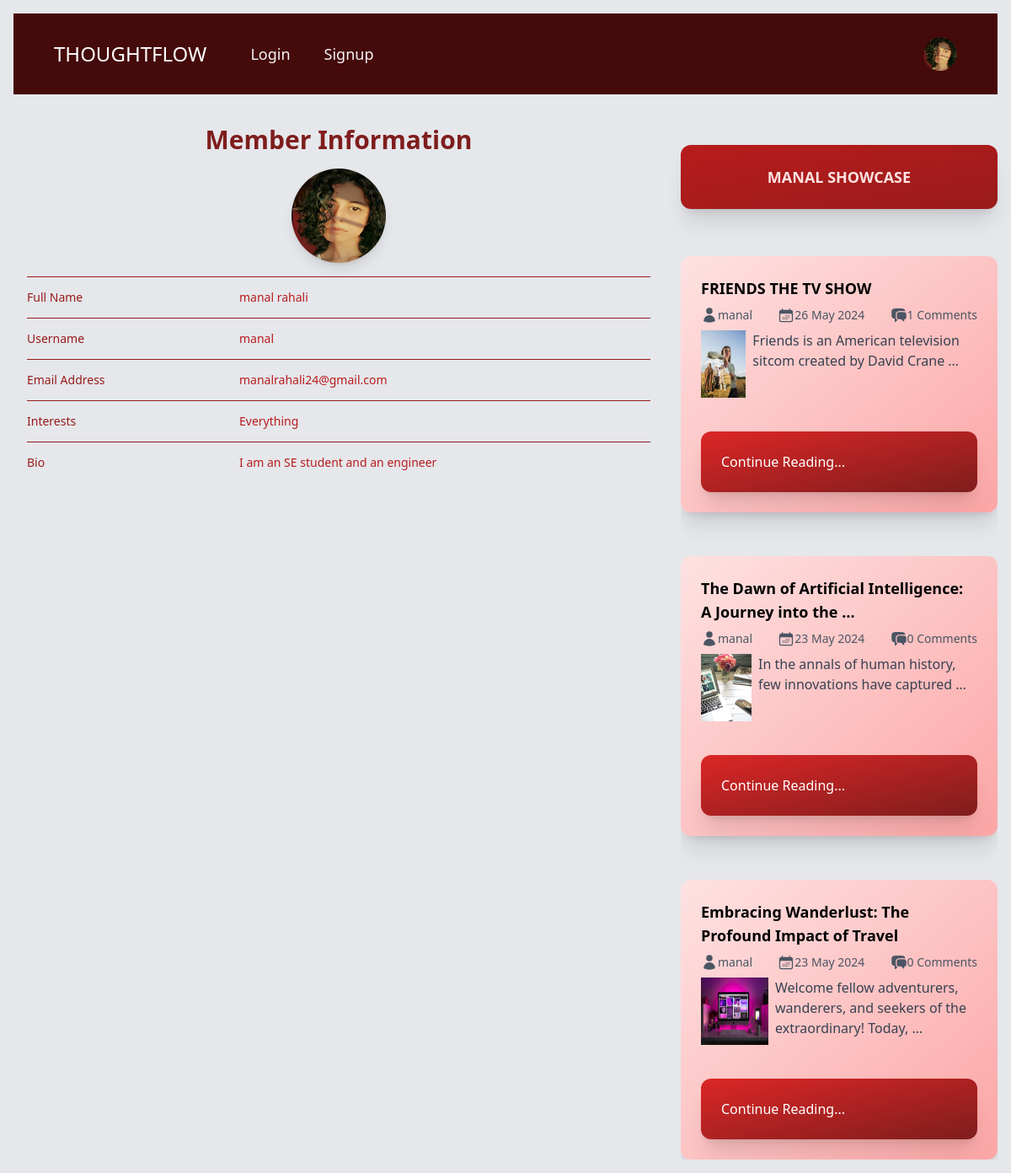
The page /auth/profile/manal/1/ on the database as committed earlier.
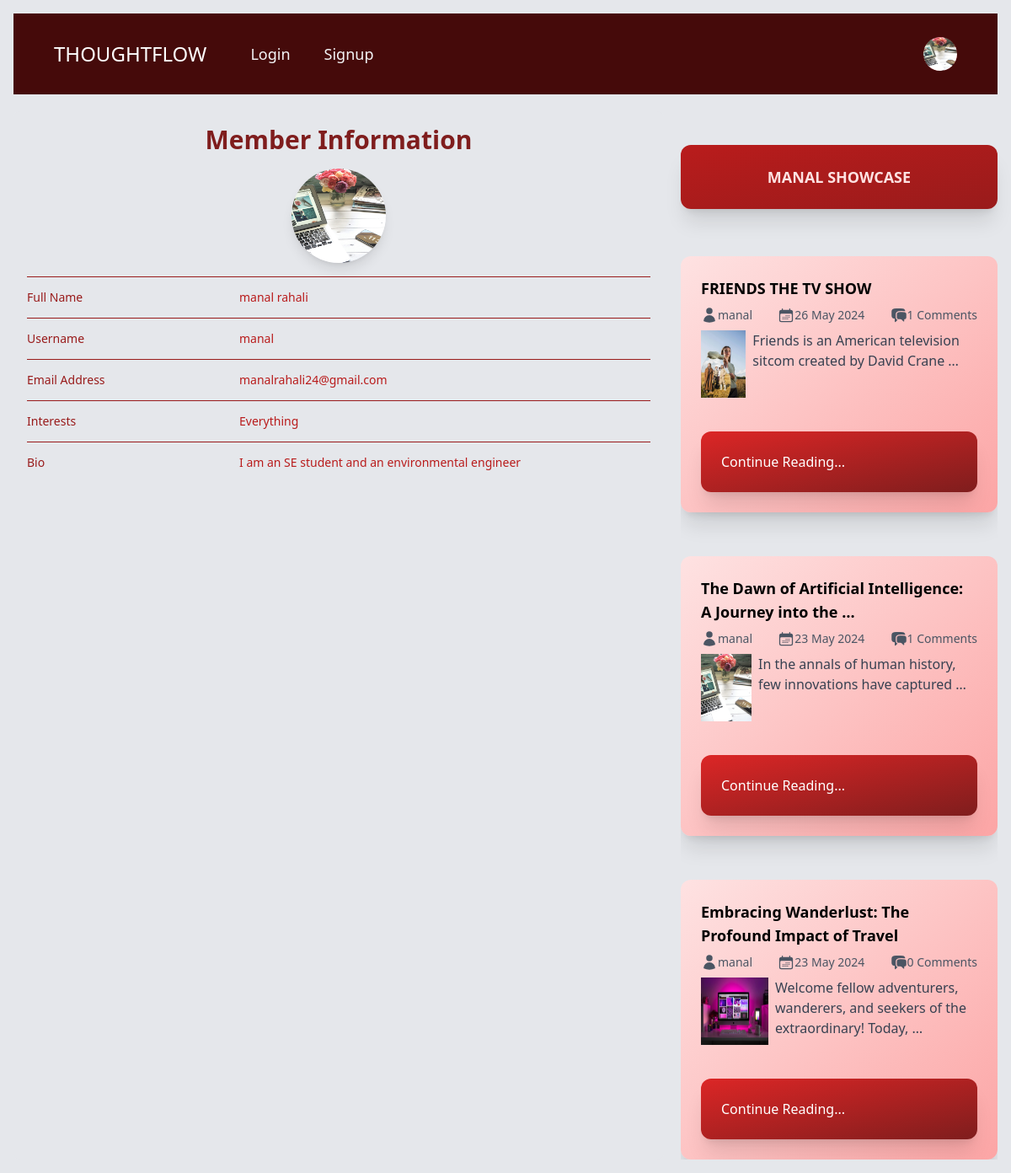
The same page on the database as committed later.
### profiles/models.py (models this page shows, shortened)
class Userprofile(models.Model):
    person = models.OneToOneField(User, on_delete=models.CASCADE, related_name='user_profile')
    about = models.TextField()
    talks_about = models.CharField(max_length=250, default='anything')
    avatar = models.ImageField(upload_to='profile_photos', default='user.jpg')
    @property
    def avatar_url(self):
        if self.avatar and hasattr(self.avatar, 'url'):
            return self.avatar.url
        return None

### base/models.py (models this page shows, shortened)
class Post(models.Model):
    id = models.UUIDField(primary_key=True, max_length=15, editable=False, default=uuid.uuid4)
    title = models.CharField(max_length=250)
    slug = models.SlugField(max_length=300, unique_for_date='created',
    null = True, blank=True)
    author = models.ForeignKey(User, on_delete=models.CASCADE)
    body = models.TextField()
    image = models.ImageField(upload_to='bg_img/', default='default_bg_img.jpg')
    category = models.CharField(max_length=100)
    created = models.DateTimeField(auto_now_add=True)
    updated = models.DateTimeField(auto_now=True)
    @property
    def images_url(self):
        try:
            if self.image and hasattr(self.image, 'url'):
                return self.image.url
        except Exception as e:
            return None
    class Meta:
        ordering = ['-created']
        indexes = [models.Index(fields=['created'])]

### profiles/views.py (the view)
# urls.py: path('profile/<str:username>/<str:id>/', views.user_profile,
def user_profile(request, username, id):
    user = get_object_or_404(User, username=username, id=id)
    posts = Post.objects.filter(author=user)
    profile = get_object_or_404(Userprofile, person=user)
    return render(request, 'profile.html', {
        'profile': profile,
        'posts': posts,
    })

### profiles/templates/profile.html (shortened to what this page needs)
{% load static %}
<!DOCTYPE html>
<html lang="en">
  <head>
    <link rel="stylesheet" href="{% static 'profiles.css' %}" />
  </head>
  <body class="p-4 bg-gray-200">
    <nav class="bg-red-950 p-4">
      <div class="mx-auto max-w-7xl px-4 sm:px-6 lg:px-8">
          <div class="flex h-16 items-center justify-between">
              <div class="flex items-center">
                  <div class="flex-shrink-0">
                      <a class="text-2xl text-white" href="{% url 'home' %}">THOUGHTFLOW</a>
                  </div>
                  <div class="hidden md:block">
                      <div class="ml-10 flex items-baseline space-x-4">
                          {% if user.is_authenticated %}
                          <a href="{% url 'create_post' %}" class="text-gray-100 hover:bg-red-900 hover:text-white rounded-md px-3 py-2 text-lg font-medium create-post-btn flex items-center justify-center transition-transform transform hover:scale-105 relative" aria-current="page">
                            <span>Create Post</span>
                            <span class="opacity-1 ml-2 transition-opacity duration-300">🖊️</span>
                          </a>
                          {% else %}
                          <a href="{% url 'login' %}" class="text-gray-100 hover:bg-gray-700 hover:text-white rounded-md px-3 py-2 text-lg font-medium">Login</a>
                          <a href="{% url 'register' %}" class="text-gray-100 hover:bg-gray-700 hover:text-white rounded-md px-3 py-2 text-lg font-medium">Signup</a>
                          {% endif %}
                      </div>
                  </div>
              </div>
              <div class="hidden md:block">
                  <div class="ml-4 flex items-center md:ml-6">
                      <div class="relative ml-3">
                          <div>
                              <button type="button" class="relative flex max-w-xs items-center rounded-full bg-red-800 text-sm focus:outline-none focus:ring-2 focus:ring-white focus:ring-offset-2 focus:ring-offset-red-800" id="user-menu-button" aria-expanded="false" aria-haspopup="true">
                                  <span class="absolute -inset-1.5"></span>
                                  {% if profile.avatar %}
                                  <img class="h-10 w-10 rounded-full" src="{{ profile.avatar.url }}" alt="User Profile Picture">
                                  {% else %}
                                  <img class="h-10 w-10 rounded-full" src="{% static 'user.jpg' %}" alt="User Profile Picture">
                                  {% endif %}
                              </button>
                          </div>
                      </div>
                  </div>
              </div>
          </div>
      </div>
    </nav>
      <main
        class="mt-5 grid grid-cols-1 md:grid-cols-2 lg:grid-cols-3 gap-5 lg:h-[82vh]"
      >
      <section class="bg-gray-200 p-4 rounded-lg col-span-1 md:col-span-2">
        <div class="px-4 sm:px-0 flex flex-col justify-around items-center">
         <h3 class="text-2xl lg:text-3xl font-semibold leading-7 mb-4 text-red-900">
            Member Information
         </h3>
         {% if profile.avatar %}
         <img
            class="w-24 h-24 lg:w-28 lg:h-28 rounded-full shadow-lg transition-transform transform hover:scale-110"
            src="{{ profile.avatar.url }}"
            alt="User Profile Picture"
          />
          {% else %}
         <img
            class="w-24 h-24 lg:w-28 lg:h-28 rounded-full shadow-lg transition-transform transform hover:scale-110"
            src="{% static 'user.jpg' %}"
            alt="Default Profile Picture"
          />
          {% endif %}
        </div>
        <div class="mt-4 border-t border-red-800">
          <dl class="divide-y divide-red-800">
            <div class="px-4 py-3 sm:grid sm:grid-cols-3 sm:gap-4 sm:px-0">
              <dt class="text-sm font-medium leading-6 text-red-800">
                 Full Name
              </dt>
              <dd class="mt-1 text-sm leading-6 text-red-700 sm:col-span-2 sm:mt-0">
                {{ profile.person.first_name }} {{ profile.person.last_name }}
              </dd>
            </div>
            <div class="px-4 py-3 sm:grid sm:grid-cols-3 sm:gap-4 sm:px-0">
              <dt class="text-sm font-medium leading-6 text-red-800">
                Username
              </dt>
              <dd class="mt-1 text-sm leading-6 text-red-700 sm:col-span-2 sm:mt-0">
                {{ profile.person.username }}
              </dd>
            </div>
            <div class="px-4 py-3 sm:grid sm:grid-cols-3 sm:gap-4 sm:px-0">
              <dt class="text-sm font-medium leading-6 text-red-800">
                Email Address
              </dt>
              <dd class="mt-1 text-sm leading-6 text-red-700 sm:col-span-2 sm:mt-0">
                {{ profile.person.email }}
              </dd>
            </div>
            <div class="px-4 py-3 sm:grid sm:grid-cols-3 sm:gap-4 sm:px-0">
              <dt class="text-sm font-medium leading-6 text-red-800">
                Interests
              </dt>
              <dd class="mt-1 text-sm leading-6 text-red-700 sm:col-span-2 sm:mt-0">
                {{ profile.talks_about }}
              </dd>
            </div>
            <div class="px-4 py-3 sm:grid sm:grid-cols-3 sm:gap-4 sm:px-0">
              <dt class="text-sm font-medium leading-6 text-red-800">
                Bio
              </dt>
              <dd class="mt-1 text-sm leading-6 text-red-700 sm:col-span-2 sm:mt-0">
                {{ profile.about }}
              </dd>
            </div>
          </dl>
        </div>
      </section>
      <section class="flex flex-col gap-4 lg:h-[84vh]">
        <h1
          class="mt-10 bg-gradient-to-br from-red-700 to-red-800 p-6 shadow-xl
                 rounded-xl sm:mx-auto sm:w-full sm:max-w-sm transition-shadow
                 duration-300 hover:shadow-2xl text-white flex items-center justify-center"
        >
          <dd class="mt-1 text-lg font-bold text-red-100 sm:col-span-2 sm:mt-0 uppercase">
            {{ profile.person.username }} Showcase
          </dd>
        </h1>
        <div class="flex flex-col gap-3 overflow-scroll scrollbar-hide">
          {% for post in posts %}
          <div
            class="mt-10 bg-gradient-to-br from-red-100 to-red-300 p-6 shadow-xl rounded-xl sm:mx-auto sm:w-full sm:max-w-sm transition-shadow duration-300 hover:shadow-2xl"
          >
            <h2 class="font-semibold text-lg">
              {{post.title|truncatewords:9}}
            </h2>
            <div class="w-full py-2 text-sm text-gray-600 flex justify-between">
              <div class="flex">
                <svg
                  xmlns="http://www.w3.org/2000/svg"
                  viewBox="0 0 24 24"
                  fill="currentColor"
                  class="w-5 h-5"
                >
                  <path
                    fill-rule="gray"
                    d="M7.5 6a4.5 4.5 0 119 0 4.5 4.5 0 01-9 0zM3.751 20.105a8.25 8.25 0 0116.498 0 .75.75 0 01-.437.695A18.683 18.683 0 0112 22.5c-2.786 0-5.433-.608-7.812-1.7a.75.75 0 01-.437-.695z"
                    clip-rule="gray"
                  />
                </svg>
                <p>{{post.author}}</p>
              </div>
              <div class="flex">
                <p>{{ post.created|date:"d M Y" }}</p>
              </div>
              <div class="flex">
                <p> {{ post.comments.count }} Comments</p>
              </div>
            </div>
            <div class="w-full flex gap-2 justify-between">
              <img
                class="w-20 h-20"
                src="{{post.images_url|default_if_none:'images/bg_img/default_bg_img.jpg'}}"
                alt=""
                srcset=""
              />
              <p class="text-left text-gray-700">
                {{post.body|truncatewords:10}}
              </p>
            </div>
            <div class="text-gray-400 flex justify-between">
              {% if user.is_authenticated %}
              <a
                href="{{ post.get_absolute_url }}"
                class="mt-10 bg-gradient-to-br from-red-600 to-red-900 p-6 shadow-xl rounded-xl sm:mx-auto sm:w-full text-white"
                >Continue Reading...</a
              >
              {% else %}
              <a
                href="{% url 'login' %}"
                class="mt-10 bg-gradient-to-br from-red-600 to-red-900 p-6 shadow-xl rounded-xl sm:mx-auto sm:w-full text-white"
                >Continue Reading...</a
              >
              {% endif %}
            </div>
          </div>
          {% endfor %}
        </div>
      </section>
    </main>
  </body>
</html>

Rows that differ between the two databases and show on the page:
changed Userprofile "Everything": avatar: picture removed, a placeholder shows; about "I am an SE student and an engineer" → "I am an SE student and an environmental engineer"
computed for Post "The Dawn of Artificial Intelligence: A Journey into the …": comments.count "0" → "1"
